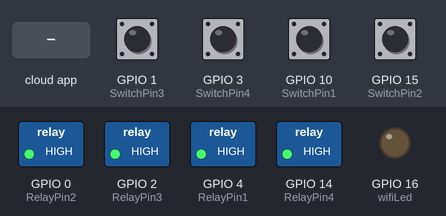
A sketch run on a simulated ESP8266 (NodeMCU). Parts: switched loads named in the sketch (green lamp = pin HIGH), output pins drawn as LEDs (lit = HIGH). The test bench sets the inputs (shaded band); at power-on: GPIO 1 (SwitchPin3), GPIO 3 (SwitchPin4), GPIO 10 (SwitchPin1), GPIO 15 (SwitchPin2) HIGH. WiFi joins after 1.5 s; servers stay silent unless stated; what the sketch prints to the serial monitor is not drawn.

Above: at 2.7 s.
2.8 s: the phone or cloud app sets 60e47e6f5c24133d62c4637f to 1
At 3.5 s:
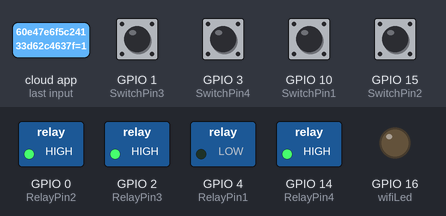
4.3 s: the phone or cloud app sets 60e47ec15c24133d62c46381 to 1
At 4.7 s:
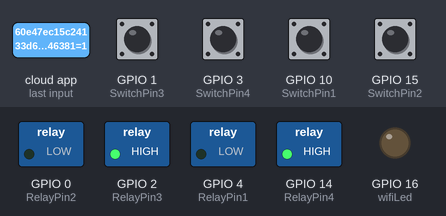
5.8 s: the phone or cloud app sets 60e47f5aaf7d763d5b0cdfa0 to 1
At 7.0 s:
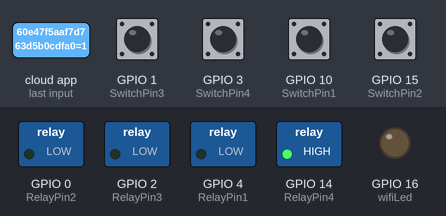
7.3 s: the phone or cloud app sets 60e530925c24133d62c466a2 to 1
At 8.1 s:
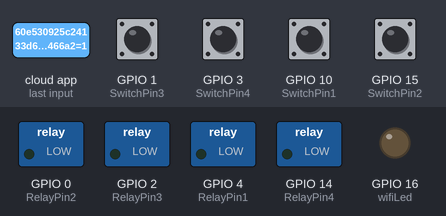
8.8 s: the phone or cloud app sets 60e47e6f5c24133d62c4637f to 0
At 9.3 s:
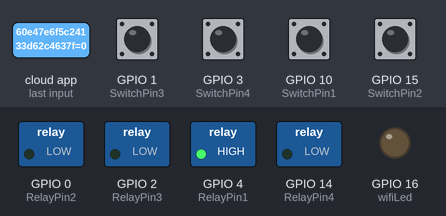
10.3 s: the phone or cloud app sets 60e47ec15c24133d62c46381 to 0
At 11.6 s:
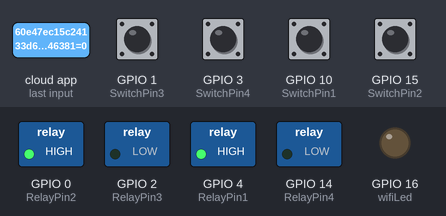
Timing chart, 0 to 12.8 s (numbered marks = the images above; inputs shaded):
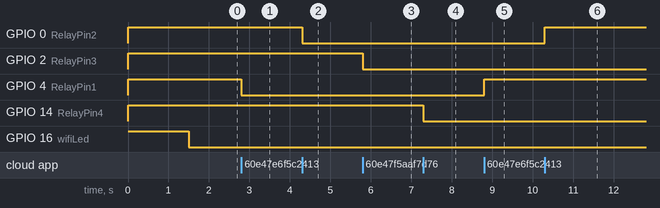

Measured:
- after the input at 2.8 s, GPIO 4 (RelayPin1): HIGH → LOW at once
- after the input at 4.3 s, GPIO 0 (RelayPin2): HIGH → LOW at once
- after the input at 5.8 s, GPIO 2 (RelayPin3): HIGH → LOW at once
- after the input at 7.3 s, GPIO 14 (RelayPin4): HIGH → LOW at once
- after the input at 8.8 s, GPIO 4 (RelayPin1): LOW → HIGH at once
- after the input at 10.3 s, GPIO 0 (RelayPin2): LOW → HIGH at once

The sketch:

Code_NodeMCU_Google_Alexa_SinricPro_Final__Parte_1_.ino
```cpp
/**********************************************************************************
 *  Referencia del código (Créditos al canal:Tech StudyCell)
 *
 *  TITLE: Google + Alexa + Manual Switch/Button control 4 Relays using NodeMCU & Sinric Pro (Real time feedback)
 *  (flipSwitch can be a tactile button or a toggle switch) (code taken from Sinric Pro examples then modified)
 *  Click on the following links to learn more.
 *  YouTube Video: https://youtu.be/gpB4600keWA
 *  Related Blog : https://iotcircuithub.com/esp8266-projects/
 *  by Tech StudyCell
 *  Preferences--> Aditional boards Manager URLs :
 *  https://dl.espressif.com/dl/package_esp32_index.json, http://arduino.esp8266.com/stable/package_esp8266com_index.json
 *
 *  Download Board ESP8266 NodeMCU : https://github.com/esp8266/Arduino
 *  Download the libraries
 *  ArduinoJson Library: https://github.com/bblanchon/ArduinoJson
 *  arduinoWebSockets Library: https://github.com/Links2004/arduinoWebSockets
 *  SinricPro Library: https://sinricpro.github.io/esp8266-esp32-sdk/
 *
 *  If you encounter any issues:
 * - check the readme.md at https://github.com/sinricpro/esp8266-esp32-sdk/blob/master/README.md
 * - ensure all dependent libraries are installed
 *   - see https://github.com/sinricpro/esp8266-esp32-sdk/blob/master/README.md#arduinoide
 *   - see https://github.com/sinricpro/esp8266-esp32-sdk/blob/master/README.md#dependencies
 * - open serial monitor and check whats happening
 * - check full user documentation at https://sinricpro.github.io/esp8266-esp32-sdk
 * - visit https://github.com/sinricpro/esp8266-esp32-sdk/issues and check for existing issues or open a new one
 **********************************************************************************/

#ifdef ENABLE_DEBUG
       #define DEBUG_ESP_PORT Serial
       #define NODEBUG_WEBSOCKETS
       #define NDEBUG
#endif

//Se Incluyen las librerías correspondientes: Para que el Node trabaje con el Arduino IDE, para el ESP8266, y para la utilidad Sinric Pro
#include <Arduino.h>
#include <ESP8266WiFi.h>
#include "SinricPro.h"
#include "SinricProSwitch.h"

#include <map>

#define WIFI_SSID         "dlink-EF53"    //Nombre de la Red Wifi a la que se conecta
#define WIFI_PASS         "ayyhp37238"    //Contraseña de la red Wifi a la que se conecta
#define APP_KEY           "668b9182-eca6-4cd4-a147-f662d6ad0c5a"      // Debería verse así: "de0bxxxx-1x3x-4x3x-ax2x-5dabxxxxxxxx"
#define APP_SECRET        "06e67430-47e7-4ffc-b850-6e59da73cc7a-88537f07-7875-4c43-9773-d37a4ab1f1d0"   // Debería verse así: "5f36xxxx-x3x7-4x3x-xexe-e86724a9xxxx-4c4axxxx-3x3x-x5xe-x9x3-333d65xxxxxx"

//Identificadores de los dispositivos en el broker MQTT de Sinric Pro
#define device_ID_1   "60e47e6f5c24133d62c4637f"
#define device_ID_2   "60e47ec15c24133d62c46381"
#define device_ID_3   "60e47f5aaf7d763d5b0cdfa0"
#define device_ID_4   "60e530925c24133d62c466a2"


// Definir los pines (GPIO)del NodeMCU a usar
#define RelayPin1 4  //D2
#define RelayPin2 0  //D3
#define RelayPin3 2 //D4
#define RelayPin4 14 //D5

#define SwitchPin1 10  //SD3
#define SwitchPin2 15   //D8
#define SwitchPin3 1  //TX
#define SwitchPin4 3   //RX

#define wifiLed   16   //D0

#define TACTILE_BUTTON 1
#define BAUD_RATE   9600 //Tasa de baudios del monitor serie
#define DEBOUNCE_TIME 250 // Tiempo de Respuesta

typedef struct {      // variables para la regla "std::map" de abajo
  int relayPIN;
  int flipSwitchPIN;
} deviceConfig_t;


//Aquí empieza el código principal
//a este código se le pueden añadir N cantidad de dispositivos

// Quiero que mi función map registre y asocie a cada ID único de mis dispositivos, con un pin del relay y un Pin del Switch de etsa forma: {deviceId, {relayPIN,  flipSwitchPIN}}
std::map <String, deviceConfig_t> devices = {
    {device_ID_1, {  RelayPin1, SwitchPin1 }},
    {device_ID_2, {  RelayPin2, SwitchPin2 }},
    {device_ID_3, {  RelayPin3, SwitchPin3 }},
    {device_ID_4, {  RelayPin4, SwitchPin4 }}
};

typedef struct {      // Variables para el std::map que relacionará mis dispositivos como sus estados
  String deviceId;
  bool lastFlipSwitchState;
  unsigned long lastFlipSwitchChange;
} flipSwitchConfig_t;

std::map<int, flipSwitchConfig_t> flipSwitches;


void setupRelays() {
  for (auto &device : devices) {           // para cada Dispositivo (el cual es una combinación de línea String
    int relayPIN = device.second.relayPIN; // registra y guarda el pin donde se encuentre el pin de los relays
    pinMode(relayPIN, OUTPUT);             // declaro esos pines como salida
    digitalWrite(relayPIN, HIGH);
  }
}

void setupFlipSwitches() {
  for (auto &device : devices)  {                     // Para cada Dispositivo (que es una combinación String de relay/switch)
    flipSwitchConfig_t flipSwitchConfig;              // transformo mi anterior variable en otra

    flipSwitchConfig.deviceId = device.first;         // Fijamos la varible DeviceID
    flipSwitchConfig.lastFlipSwitchChange = 0;        // Fijamos un tiempo de respuesta
    flipSwitchConfig.lastFlipSwitchState = true;

    int flipSwitchPIN = device.second.flipSwitchPIN;  // obtenemos el pin del switch

    flipSwitches[flipSwitchPIN] = flipSwitchConfig;   // Guardamos la configuración del switch en mi variable de map
    pinMode(flipSwitchPIN, INPUT_PULLUP);                   // Colocamos al Switch como lo que es, un dispositivo de entrada
  }
}

bool onPowerState(String deviceId, bool &state)
{
  Serial.printf("%s: %s\r\n", deviceId.c_str(), state ? "on" : "off");
  int relayPIN = devices[deviceId].relayPIN; //obtenemos el pin del relay asociado al dispositivo respectivo
  digitalWrite(relayPIN, !state);             // Escribimos el Relé según el estado Encendido o Apagado
  return true;
}

void handleFlipSwitches() {
  unsigned long actualMillis = millis();                                          // Escribimos en una variable, los microsegundos que pasen.
  for (auto &flipSwitch : flipSwitches) {                                         // Para cada FlipSwitch en el comando "Map" de FlipSwitches
    unsigned long lastFlipSwitchChange = flipSwitch.second.lastFlipSwitchChange;  // Registra el tiempo de la última activación del switch en variable de tipo long

    if (actualMillis - lastFlipSwitchChange > DEBOUNCE_TIME) {                    // Si el tiempo que pasó es mayor al tiempo de respuesta

      int flipSwitchPIN = flipSwitch.first;                                       // Recogemos el flipSwitch pin de al configuración std:map arriba
      bool lastFlipSwitchState = flipSwitch.second.lastFlipSwitchState;           // Llamamos a la variable de tipo long y evaluamos si la condición se cumple o no
      bool flipSwitchState = digitalRead(flipSwitchPIN);                          // Lee el estado actual del Switch
      if (flipSwitchState != lastFlipSwitchState) {                               // Si el estado ha cambiado...
#ifdef TACTILE_BUTTON
        if (flipSwitchState) {
#endif
          flipSwitch.second.lastFlipSwitchChange = actualMillis;                  // Registra el tiempo de la nueva activación
          String deviceId = flipSwitch.second.deviceId;                           // Traemos el deviceID de la configuración de arriba
          int relayPIN = devices[deviceId].relayPIN;                              // Traemos el relayPIN de la configuuración de arriba y lo asociamso a su dispositivo
          bool newRelayState = !digitalRead(relayPIN);                            // Devuelve verdadero si es que el pin digital del Node se encuentra en LOW
            digitalWrite(relayPIN, newRelayState);                                // Imprimimos el nuevo estado del relé
          SinricProSwitch &mySwitch = SinricPro[deviceId];                        // traemos el estado del switch y lo asociamos a la función Sinric Pro
          mySwitch.sendPowerStateEvent(!newRelayState);                           // enviamos el evento a la función para que esta lo registre en la aplicación

#ifdef TACTILE_BUTTON
        }
#endif
        flipSwitch.second.lastFlipSwitchState = flipSwitchState;                  // actualizamos lastFlipSwitchState
      }
    }
  }
}


//Configuración para conectar el disositivo al WiFi
void setupWiFi()
{
  Serial.printf("\r\n[Wifi]: Connecting");
  WiFi.begin(WIFI_SSID, WIFI_PASS);

  while (WiFi.status() != WL_CONNECTED)
  {
    Serial.printf(".");
    delay(250);
  }
  digitalWrite(wifiLed, LOW);
  Serial.printf("connected!\r\n[WiFi]: IP-Address is %s\r\n", WiFi.localIP().toString().c_str());
}

void setupSinricPro()
{
  for (auto &device : devices)
  {
    const char *deviceId = device.first.c_str();
    SinricProSwitch &mySwitch = SinricPro[deviceId];
    mySwitch.onPowerState(onPowerState);
  }

  SinricPro.begin(APP_KEY, APP_SECRET);
  SinricPro.restoreDeviceStates(true);
}

void setup()
{
  Serial.begin(BAUD_RATE);

  pinMode(wifiLed, OUTPUT);
  digitalWrite(wifiLed, HIGH);

  setupRelays();
  setupFlipSwitches();                          //iniciamos todas las funciones declaradas arriba
  setupWiFi();
  setupSinricPro();
}

void loop()
{
  SinricPro.handle();                           //Lo que se repetirá constantemente, es el proceso de recibir e interpretar la orden por parte de Sinric Pro
  handleFlipSwitches();
}
```
